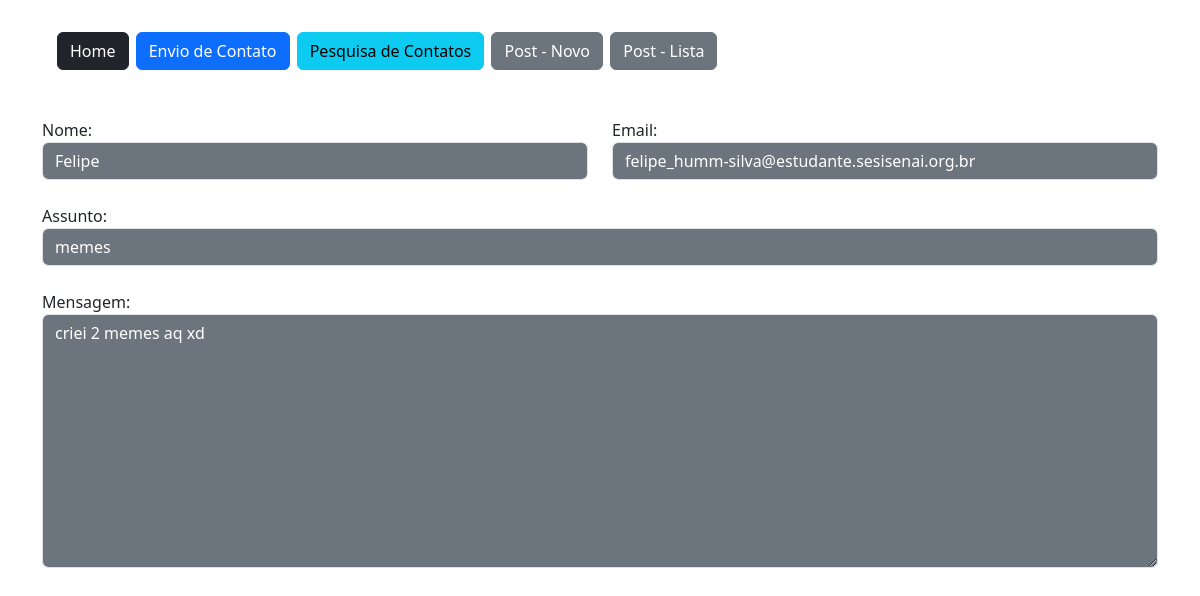
The page /contato/1 on the database its author committed.
### app/models.py (models this page shows)
class Contato(db.Model):
    id = db.Column(db.Integer, primary_key=True)
    data_envio = db.Column(db.DateTime, default=datetime.now())
    nome = db.Column(db.String, nullable=True)
    email = db.Column(db.String, nullable=True)
    assunto = db.Column(db.String, nullable=True)
    mensagem = db.Column(db.String, nullable=True)
    respondido = db.Column(db.Integer, default=0)

### app/view.py (the view)
@app.route('/contato/<int:id>')
def contatoDetail(id):
    obj = Contato.query.get(id)
    return render_template('contato_detail.html', obj=obj)

### app/templates/contato_detail.html
{% extends 'base.html' %}
{% block content %}
<div class="container">
{% include 'nave.html' %}
<div class="row mt-4">
    <div class="col-md-6 mt-4">
        Nome:
        <div>
            <input type="text" value="{{obj.nome}}" class="form-control bg-secondary text-white" readonly>
        </div>
    </div>
    <div class="col-md-6 mt-4">
        Email:
        <div>
            <input type="text" value="{{obj.email}}" class="form-control bg-secondary text-white" readonly>
        </div>
    </div>
    <div class="col-md-12 mt-4">
        Assunto:
        <div>
            <input type="text" value="{{obj.assunto}}" class="form-control bg-secondary text-white" readonly>
        </div>
    </div>
    <div class="col-md-12 mt-4">
        Mensagem:
        <div>
            <textarea type="text" rows="10" class="form-control bg-secondary text-white" readonly>{{obj.mensagem}}</textarea>
        </div>
    </div>
</div>
{% endblock %}

### rows shown on the page
Contato: nome "Felipe", email "felipe_humm-silva@estudante.sesisenai.org.br", assunto "memes", mensagem "criei 2 memes aq xd"
